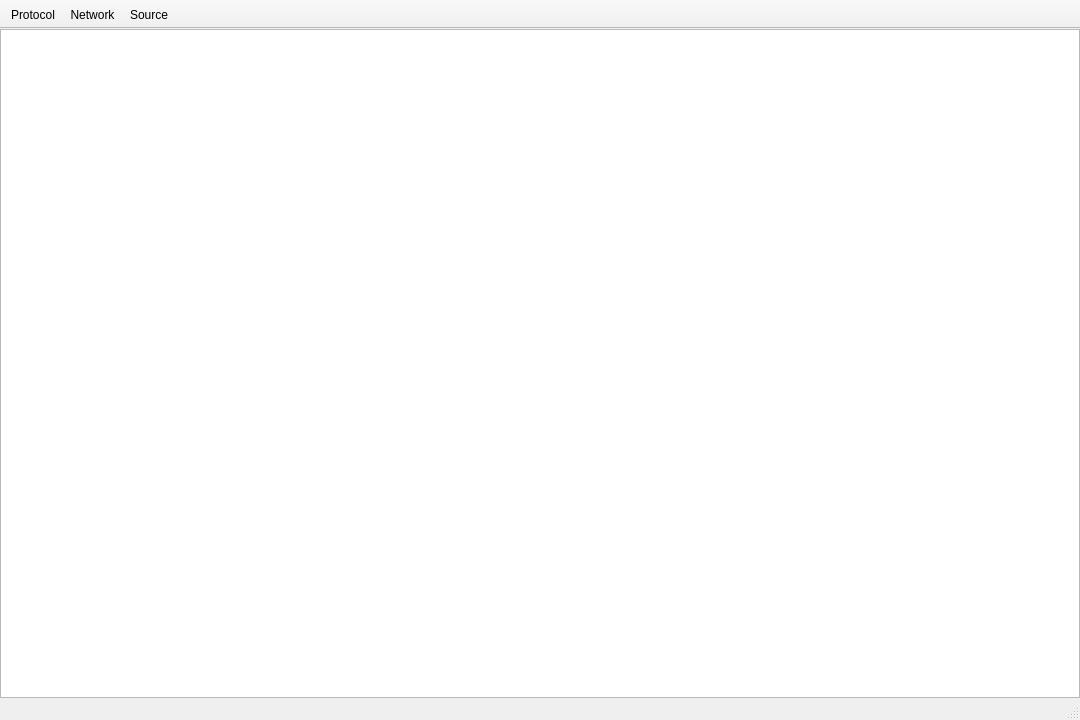
<?xml version="1.0" encoding="UTF-8"?>
<ui version="4.0">
 <class>MainWindow</class>
 <widget class="QMainWindow" name="MainWindow">
  <property name="geometry">
   <rect>
    <x>0</x>
    <y>0</y>
    <width>1080</width>
    <height>720</height>
   </rect>
  </property>
  <property name="windowTitle">
   <string>Graph</string>
  </property>
  <widget class="QWidget" name="centralwidget">
   <layout class="QGridLayout" name="gridLayout">
    <property name="leftMargin">
     <number>0</number>
    </property>
    <property name="topMargin">
     <number>0</number>
    </property>
    <property name="rightMargin">
     <number>0</number>
    </property>
    <property name="bottomMargin">
     <number>0</number>
    </property>
    <property name="spacing">
     <number>0</number>
    </property>
    <item row="0" column="0">
     <widget class="QGraphicsView" name="graphicsView"/>
    </item>
   </layout>
  </widget>
  <widget class="QStatusBar" name="statusbar"/>
  <widget class="QToolBar" name="toolBar">
   <property name="windowTitle">
    <string>toolBar</string>
   </property>
   <property name="movable">
    <bool>false</bool>
   </property>
   <property name="floatable">
    <bool>false</bool>
   </property>
   <attribute name="toolBarArea">
    <enum>TopToolBarArea</enum>
   </attribute>
   <attribute name="toolBarBreak">
    <bool>false</bool>
   </attribute>
   <addaction name="actionProtocol"/>
   <addaction name="actionNetwork"/>
   <addaction name="actionSource"/>
  </widget>
  <action name="actionProtocol">
   <property name="text">
    <string>Protocol</string>
   </property>
   <property name="toolTip">
    <string>&lt;html&gt;&lt;head/&gt;&lt;body&gt;&lt;p align=&quot;justify&quot;&gt;Protocol Frequency&lt;/p&gt;&lt;/body&gt;&lt;/html&gt;</string>
   </property>
  </action>
  <action name="actionNetwork">
   <property name="text">
    <string>Network</string>
   </property>
  </action>
  <action name="actionSource">
   <property name="text">
    <string>Source</string>
   </property>
  </action>
 </widget>
 <resources/>
 <connections/>
</ui>
